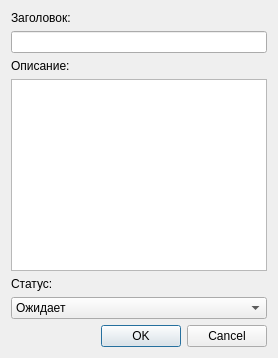
<?xml version="1.0" encoding="UTF-8"?>
<ui version="4.0">
 <class>TaskDialog</class>
 <widget class="QDialog" name="TaskDialog">
  <property name="windowTitle">
   <string>Задача</string>
  </property>
  <layout class="QVBoxLayout" name="verticalLayout">
   <item>
    <widget class="QLabel" name="label_title">
     <property name="text">
      <string>Заголовок:</string>
     </property>
    </widget>
   </item>
   <item>
    <widget class="QLineEdit" name="title_input"/>
   </item>
   <item>
    <widget class="QLabel" name="label_desc">
     <property name="text">
      <string>Описание:</string>
     </property>
    </widget>
   </item>
   <item>
    <widget class="QTextEdit" name="desc_input"/>
   </item>
   <item>
    <widget class="QLabel" name="label_status">
     <property name="text">
      <string>Статус:</string>
     </property>
    </widget>
   </item>
   <item>
    <widget class="QComboBox" name="status_input">
     <item>
      <property name="text">
       <string>Ожидает</string>
      </property>
     </item>
     <item>
      <property name="text">
       <string>В процессе</string>
      </property>
     </item>
     <item>
      <property name="text">
       <string>Выполнено</string>
      </property>
     </item>
    </widget>
   </item>
   <item>
    <widget class="QDialogButtonBox" name="buttonBox">
     <property name="standardButtons">
      <set>QDialogButtonBox::Ok|QDialogButtonBox::Cancel</set>
     </property>
    </widget>
   </item>
  </layout>
 </widget>
 <resources/>
 <connections/>
</ui>
